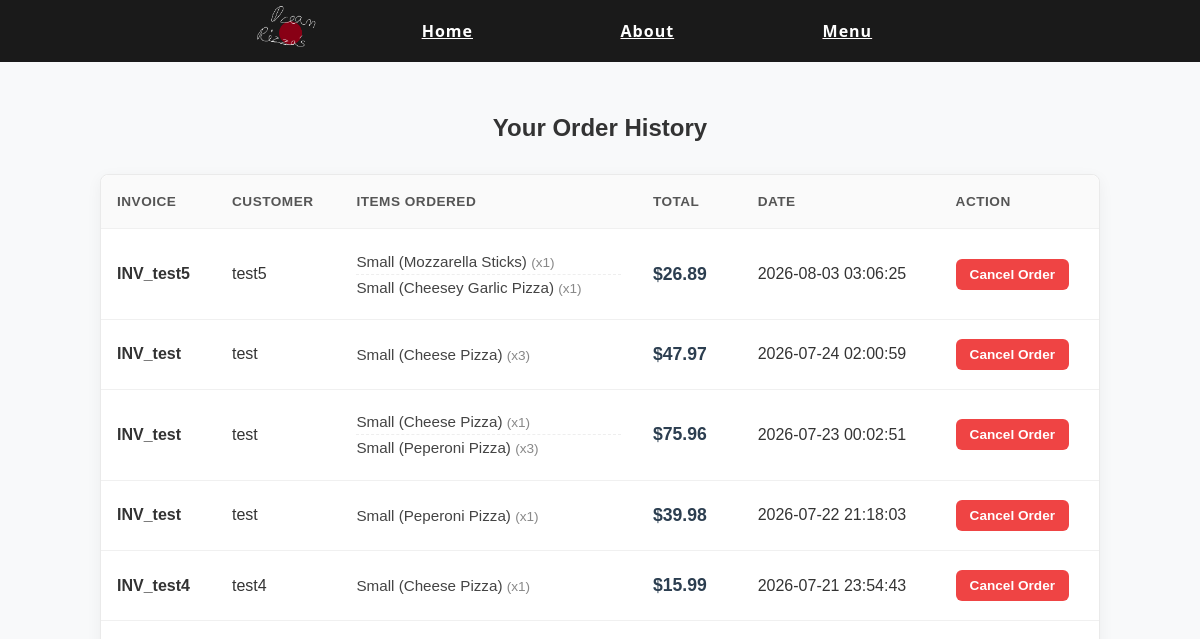
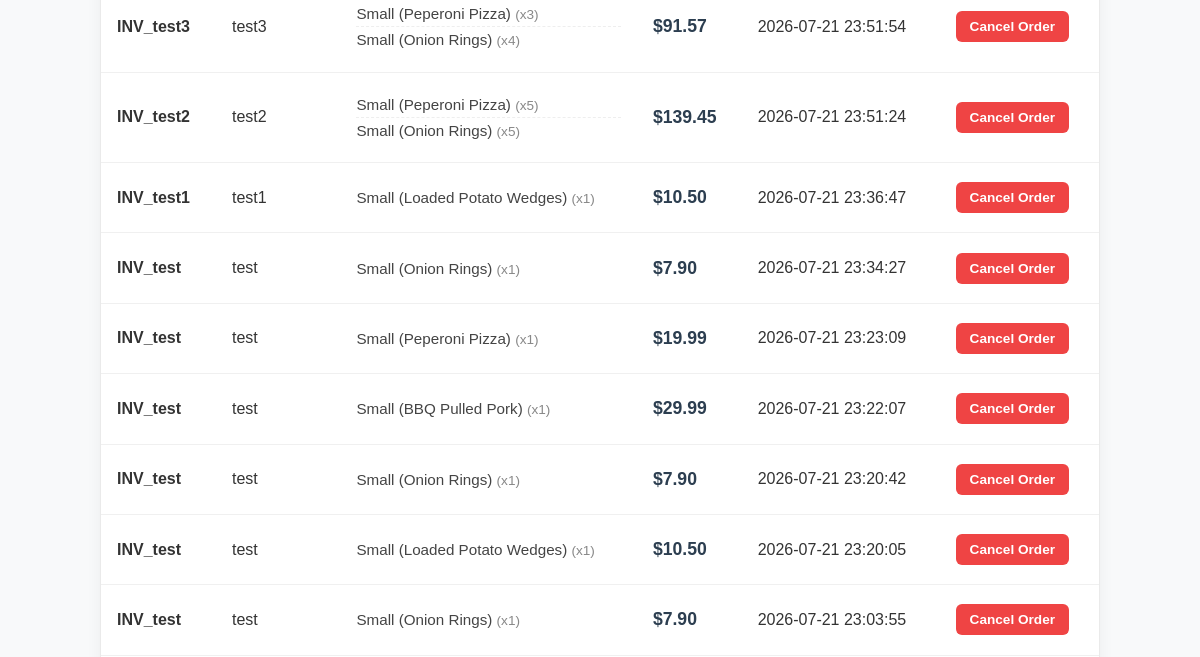
/order_history (upper part), run on an earlier commit of the app's database (2 pictures, top to bottom).
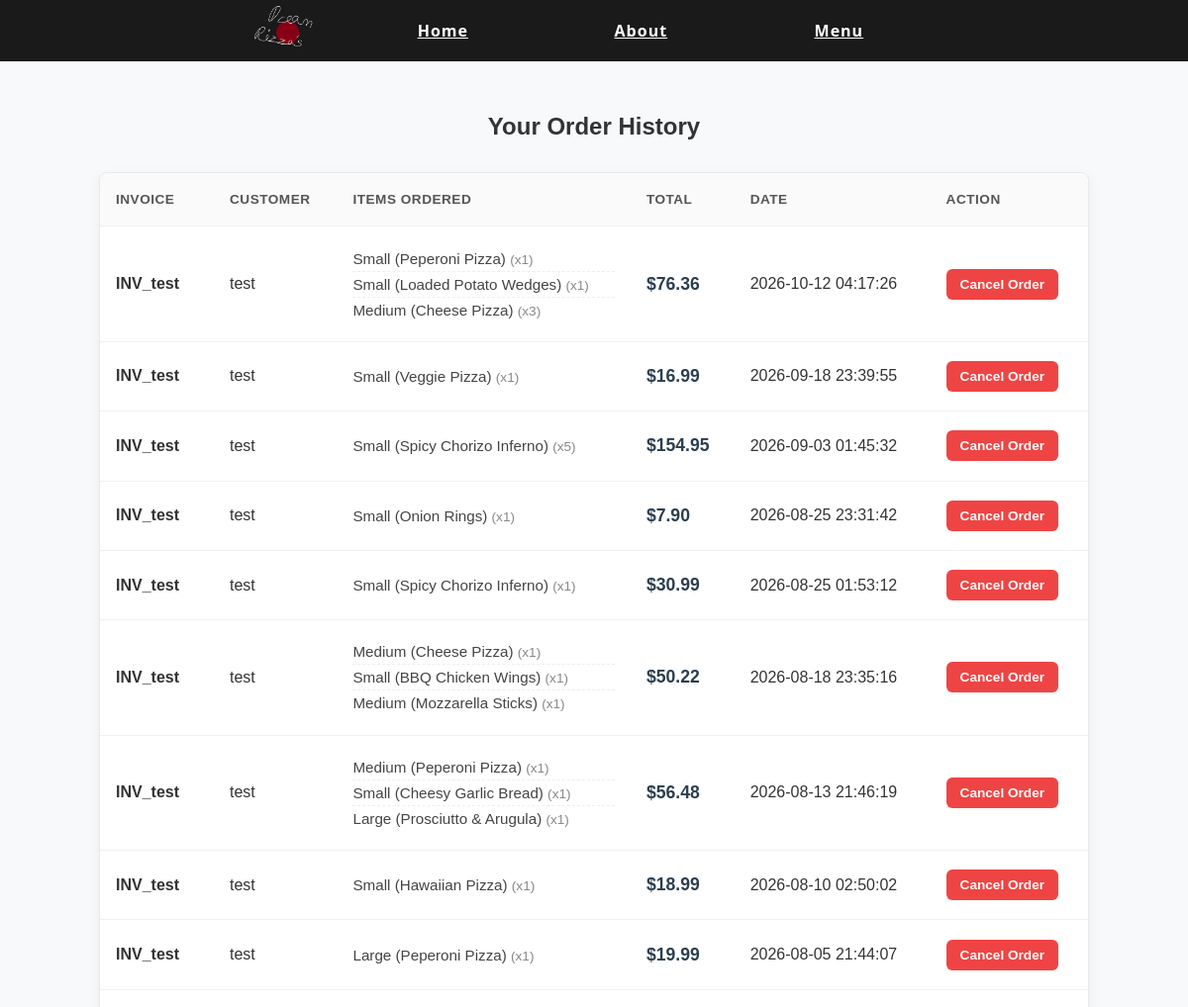
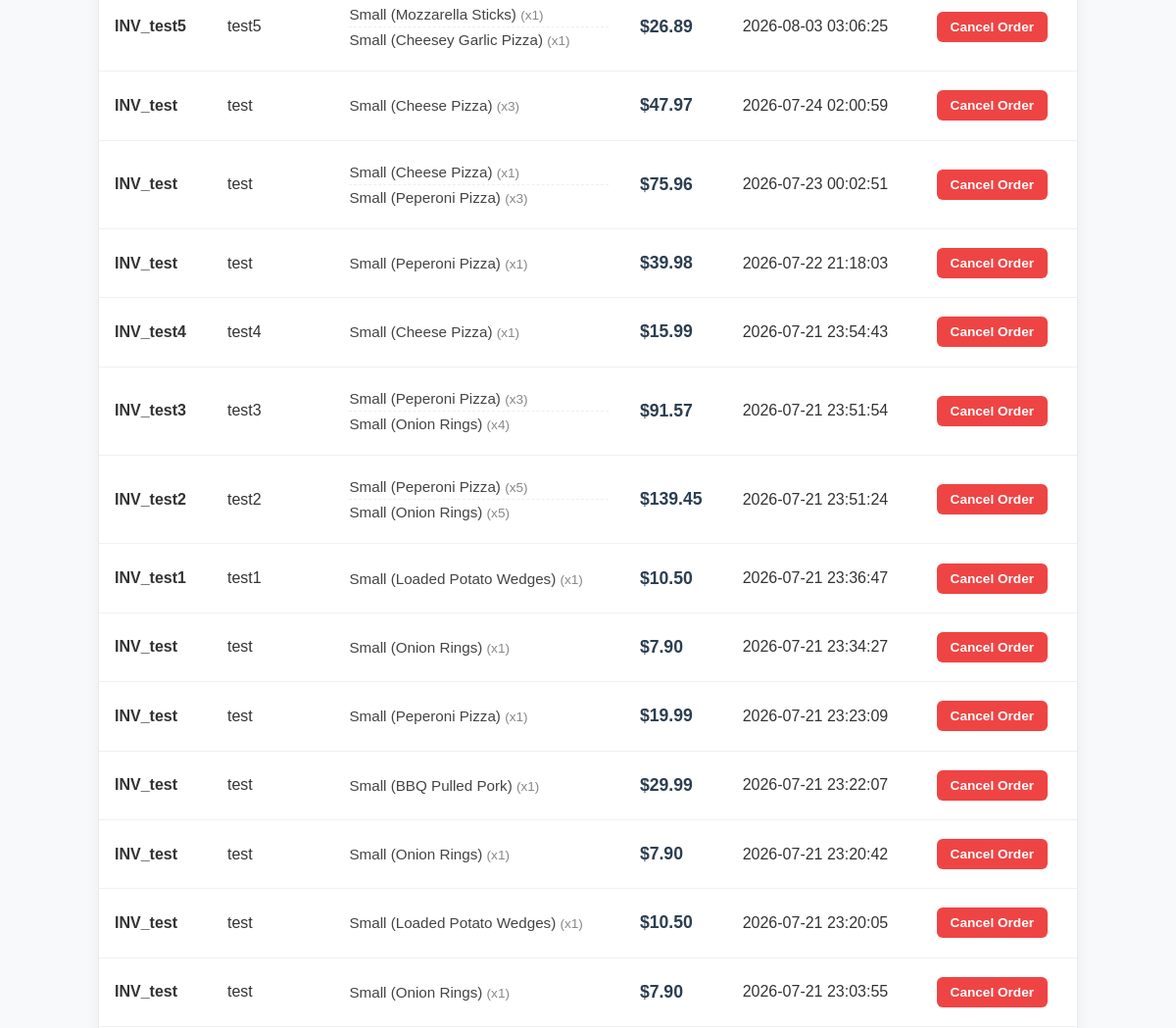
And on a later commit of the database (2 pictures, top to bottom).
### tables this page shows
CREATE TABLE order_items (
            id INTEGER PRIMARY KEY AUTOINCREMENT,
            order_id INTEGER,
            item_name TEXT,
            size TEXT,
            quantity INTEGER,
            FOREIGN KEY(order_id) REFERENCES orders(id)
        );

CREATE TABLE orders (
            id INTEGER PRIMARY KEY AUTOINCREMENT,
            customer_name TEXT,
            contact TEXT,
            order_type TEXT,
            address TEXT,
            total REAL,
            order_date TIMESTAMP DEFAULT CURRENT_TIMESTAMP
        );

### app.py (the view)
@app.route('/order_history')
def order_history():
    conn = sqlite3.connect('dream_pizza.db')
    conn.row_factory = sqlite3.Row
    c = conn.cursor()
    c.execute('''
        SELECT orders.id, orders.customer_name, orders.total, orders.order_date,
               order_items.item_name, order_items.size, order_items.quantity
        FROM orders
        JOIN order_items ON orders.id = order_items.order_id
        ORDER BY orders.order_date DESC
    ''')
    rows = c.fetchall()
    conn.close()
    grouped_orders = {}
    for row in rows:
        order_id = row['id']
        if order_id not in grouped_orders:
            grouped_orders[order_id] = {
                'id': order_id,
                'invoice_number': f"INV_{row['customer_name'].replace(' ', '_')}",
                'customer_name': row['customer_name'],
                'total': row['total'],
                'invoice_date': row['order_date'],
                'items': {}
            }
        item_label = f"{row['size']} ({row['item_name']})"
        grouped_orders[order_id]['items'][item_label] = {'quantity': row['quantity']}
    orders = list(grouped_orders.values())
    return render_template('order_history.html', orders=orders)

### templates/order_history.html (shortened to what this page needs)
{% extends "template.html" %}
{% block content %}
    <div class="order-history-container">
        <h2 class="order-history-title">Your Order History</h2>
        {% if orders %}
            <div class="table-responsive">
                <table class="order-table">
                    <thead>
                        <tr>
                            <th>Invoice</th>
                            <th>Customer</th>
                            <th>Items Ordered</th>
                            <th>Total</th>
                            <th>Date</th>
                            <th>Action</th>
                        </tr>
                    </thead>
                    <tbody>
                        {% for order in orders %}
                            <tr>
                                <td><strong>{{ order['invoice_number'] }}</strong></td>
                                <td>{{ order['customer_name'] }}</td>
                                <td>
                                    <ul class="item-list">
                                        {% for item, details in order['items'].items() %}
                                            <li>{{ item }} <span class="qty-badge">(x{{ details['quantity'] }})</span></li>
                                        {% endfor %}
                                    </ul>
                                </td>
                                <td class="price-tag">${{ '%.2f' % order['total'] }}</td>
                                <td>{{ order['invoice_date'] }}</td>
                                <td>
                                    <form action="{{ url_for('cancel_saved_order', order_id=order['id']) }}" method="post" style="margin: 0;">
                                        <button type="submit" class="cancel-btn" onclick="return confirm('Are you sure you want to cancel this order? This cannot be undone.')">Cancel Order</button>
                                    </form>
                                </td>
                            </tr>
                        {% endfor %}
                    </tbody>
                </table>
            </div>
        {% else %}
            <div class="no-orders">
                <h3>No orders found</h3>
                <p>Looks like you haven't placed any orders yet. <a href="{{ url_for('menu') }}">Check out our menu!</a></p>
            </div>
        {% endif %}
    </div>
{% endblock %}

What changed in the data, as far as the page shows it:
added order_items: invoice_number "INV_test", customer_name "test", items "Small (Peperoni Pizza)" "Small (Loaded Potato Wedges)" "Medium (Cheese Pizza)", quantity "1" "1" "3", invoice_date "2026-10-12 04:17:26"
added orders: total "76.36"
added order_items: invoice_number "INV_test", customer_name "test", items "Small (Veggie Pizza)", quantity "1", invoice_date "2026-09-18 23:39:55"
added orders: total "16.99"
added order_items: invoice_number "INV_test", customer_name "test", items "Small (Spicy Chorizo Inferno)", quantity "5", invoice_date "2026-09-03 01:45:32"
added orders: total "154.95"
added order_items: invoice_number "INV_test", customer_name "test", items "Small (Onion Rings)", quantity "1", invoice_date "2026-08-25 23:31:42"
added orders: total "7.90"
added order_items: invoice_number "INV_test", customer_name "test", items "Small (Spicy Chorizo Inferno)", quantity "1", invoice_date "2026-08-25 01:53:12"
added orders: total "30.99"
added order_items: invoice_number "INV_test", customer_name "test", items "Medium (Cheese Pizza)" "Small (BBQ Chicken Wings)" "Medium (Mozzarella Sticks)", quantity "1" "1" "1", invoice_date "2026-08-18 23:35:16"
added orders: total "50.22"
added order_items: invoice_number "INV_test", customer_name "test", items "Medium (Peperoni Pizza)" "Small (Cheesy Garlic Bread)" "Large (Prosciutto & Arugula)", quantity "1" "1" "1", invoice_date "2026-08-13 21:46:19"
added orders: total "56.48"
added order_items: invoice_number "INV_test", customer_name "test", items "Small (Hawaiian Pizza)", quantity "1", invoice_date "2026-08-10 02:50:02"
added orders: total "18.99"
added order_items: invoice_number "INV_test", customer_name "test", items "Large (Peperoni Pizza)", quantity "1", invoice_date "2026-08-05 21:44:07"
added orders: total "19.99"
